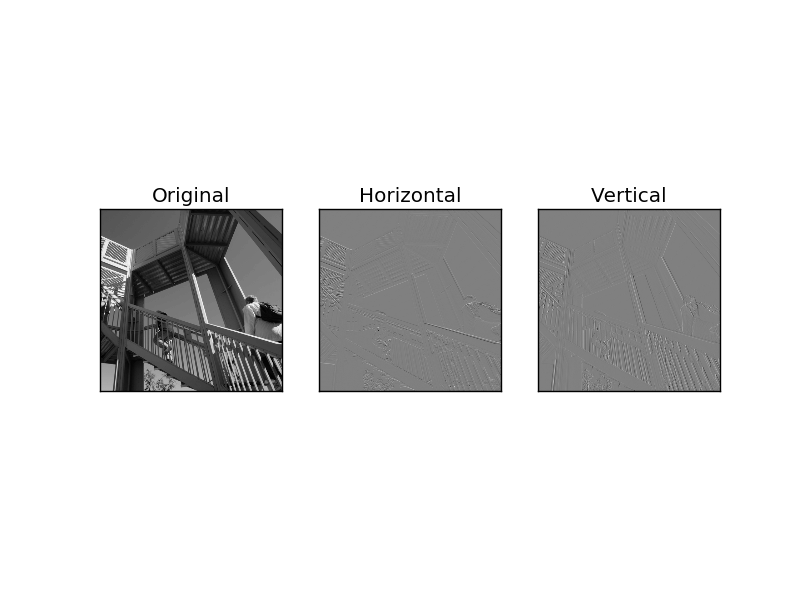
#> input picture Ascent_Convolution.png, 800 x 600 px
$ python -i Code.py   (imports and definitions only)
#> lines starting #> are read from the running program, lines starting #| are printed output that depends on the picture
#> further down, picture is the input picture: shape (600, 800); min 0, max 255, mean 224.1
import matplotlib.pyplot as plt
import scipy.signal as S
import numpy as N
from scipy import signal
from scipy import ndimage


def normalize(image):
    img_data = image.astype(N.float32)
    img_mean = N.mean(img_data)
    return img_data / img_mean


def convolution(image):
    fig = plt.figure()
    plt.set_cmap('gray')
    img1 = fig.add_subplot(1, 3, 1)
    img1.set_title("Original")
    img1.axes.get_xaxis().set_visible(False)
    img1.axes.get_yaxis().set_visible(False)
    image = normalize(image)
    img1.imshow(image)
    horizontal = S.convolve(image, [[1.], [-1.]])
    vertical = S.convolve(image, [[1., -1.]])
    img2 = fig.add_subplot(1, 3, 2)
    img2.set_title("Horizontal")
    img2.axes.get_xaxis().set_visible(False)
    img2.axes.get_yaxis().set_visible(False)
    img2.imshow(horizontal)
    img3 = fig.add_subplot(1, 3, 3)
    img3.set_title("Vertical")
    img3.axes.get_xaxis().set_visible(False)
    img3.axes.get_yaxis().set_visible(False)
    img3.imshow(vertical)
    plt.show()


def filter(image):
    fig = plt.figure()
    box = (1/18)*N.array([[2, 2, 2], [2, 2, 2], [2, 2, 2]])
    box = normalize(box)
    tent = (1/16)*N.array([[1, 2, 1], [2, 4, 2], [1, 2, 1]])
    laplacian = N.array([[-1, -1, -1], [-1, 9, -1], [-1, -1, -1]])
    sharpen = N.array([[-1, -2, -1], [-2, 13, -2], [-1, -2, -1]])
    img1 = fig.add_subplot(3, 4, 1)
    img1.imshow(image)
    img1.set_title("Original")
    img1.axes.get_xaxis().set_visible(False)
    img1.axes.get_yaxis().set_visible(False)
    img1.imshow(image)
    box_img = signal.convolve2d(image, box, mode='same', boundary='symm')
    img2 = fig.add_subplot(3, 4, 2)
    img2.set_title("5x5 Box")
    img2.axes.get_xaxis().set_visible(False)
    img2.axes.get_yaxis().set_visible(False)
    img2.imshow(box_img)
    tent_img = signal.convolve2d(image, tent, mode='same', boundary='symm')
    img3 = fig.add_subplot(3, 4, 3)
    img3.set_title("3x3 Box")
    img3.axes.get_xaxis().set_visible(False)
    img3.axes.get_yaxis().set_visible(False)
    img3.imshow(tent_img)
    lap_img = signal.convolve2d(image, laplacian, mode='same', boundary='symm')
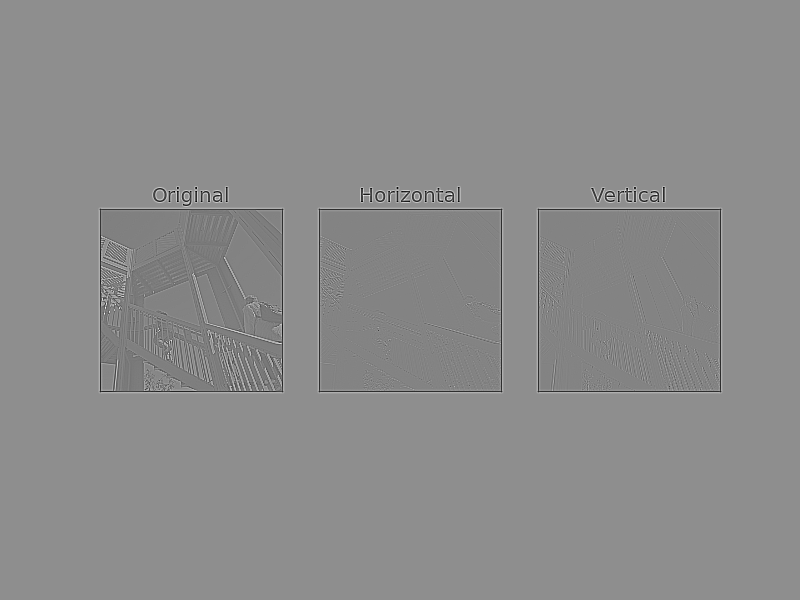
#> lap_img: shape (600, 800) int64; min -1482, max 1636, mean 224.1; drawn with min black and max white
    img4 = fig.add_subplot(3, 4, 4)
    img4.set_title("Laplacian")
    img4.axes.get_xaxis().set_visible(False)
    img4.axes.get_yaxis().set_visible(False)
    img4.imshow(lap_img)
    sharp_img = signal.convolve2d(image, sharpen, mode='same', boundary='symm')
    img5 = fig.add_subplot(3, 4, 5)
    img5.set_title("Sharpen")
    img5.axes.get_xaxis().set_visible(False)
    img5.axes.get_yaxis().set_visible(False)
    img5.imshow(sharp_img)
    gauss_fil = ndimage.gaussian_filter(image, 1)
    img6 = fig.add_subplot(3, 4, 6)
    img6.set_title("Gauss Filter:1")
    img6.axes.get_xaxis().set_visible(False)
    img6.axes.get_yaxis().set_visible(False)
    img6.imshow(gauss_fil)
    gauss_fil1 = ndimage.gaussian_filter(image, 7)
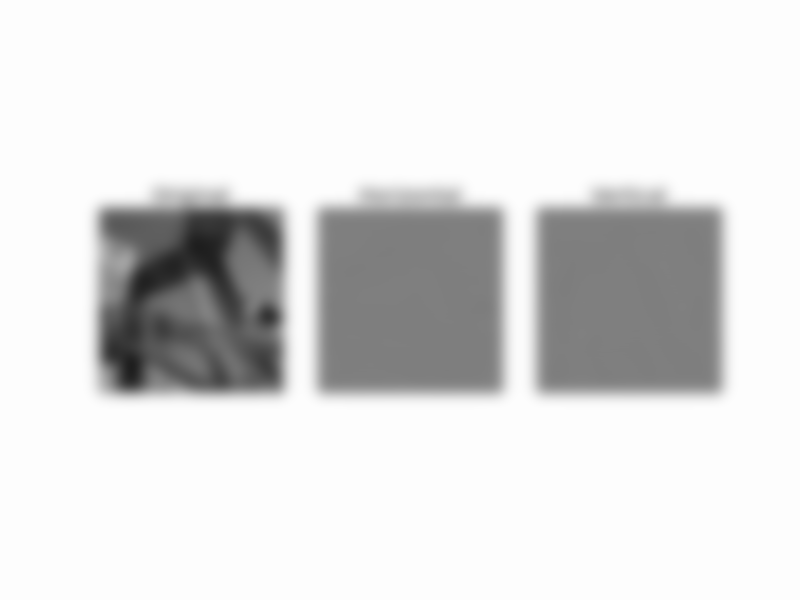
#> gauss_fil1: shape (600, 800); min 30, max 253, mean 222.3
    img7 = fig.add_subplot(3, 4, 7)
    img7.set_title("Gauss Filter:7")
    img7.axes.get_xaxis().set_visible(False)
    img7.axes.get_yaxis().set_visible(False)
    img7.imshow(gauss_fil1)
    med_fil = ndimage.median_filter(image, 4)
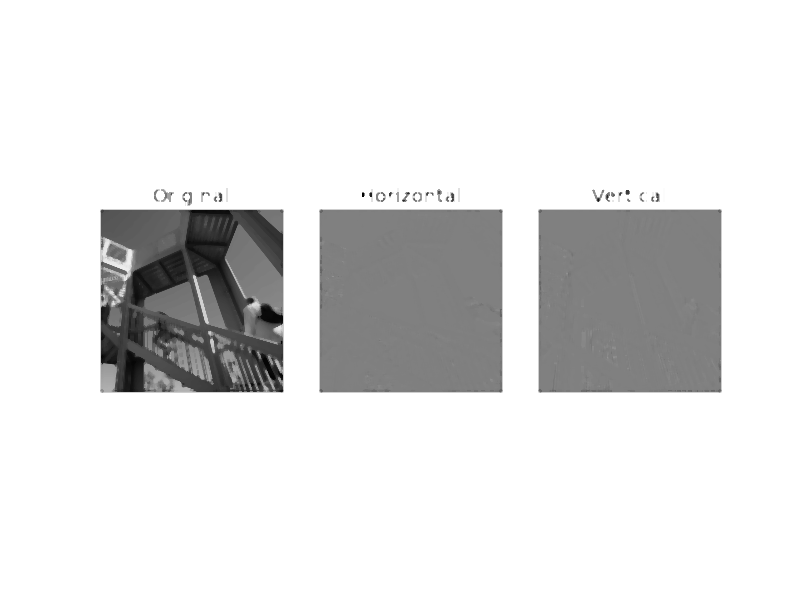
#> med_fil: shape (600, 800); min 2, max 255, mean 225.4
    img8 = fig.add_subplot(3, 4, 8)
    img8.set_title("Median Filter")
    img8.axes.get_xaxis().set_visible(False)
    img8.axes.get_yaxis().set_visible(False)
    img8.imshow(med_fil)
    lap_fil = ndimage.laplace(image)
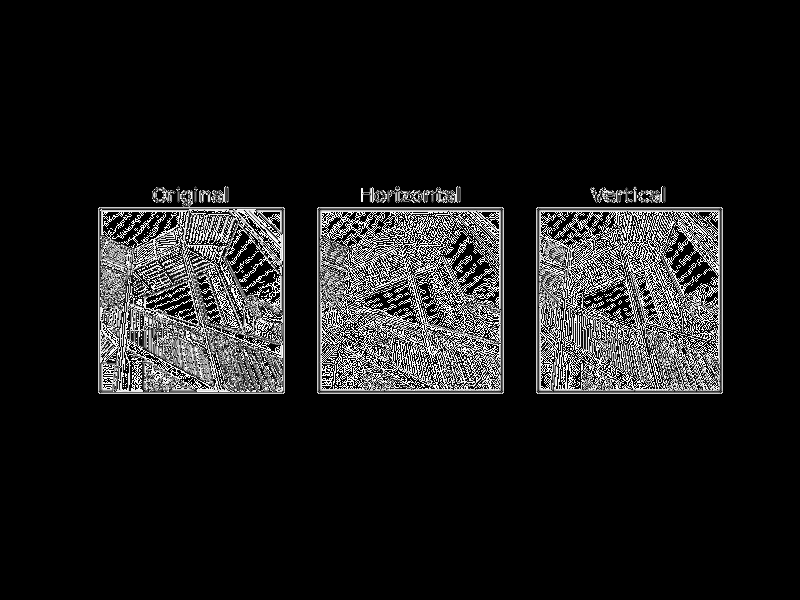
#> lap_fil: shape (600, 800); min 0, max 255, mean 26.4
    img9 = fig.add_subplot(3, 4, 9)
    img9.set_title("Laplace")
    img9.axes.get_xaxis().set_visible(False)
    img9.axes.get_yaxis().set_visible(False)
    img9.imshow(lap_fil)
    gauss_lap = ndimage.gaussian_laplace(image, 1)
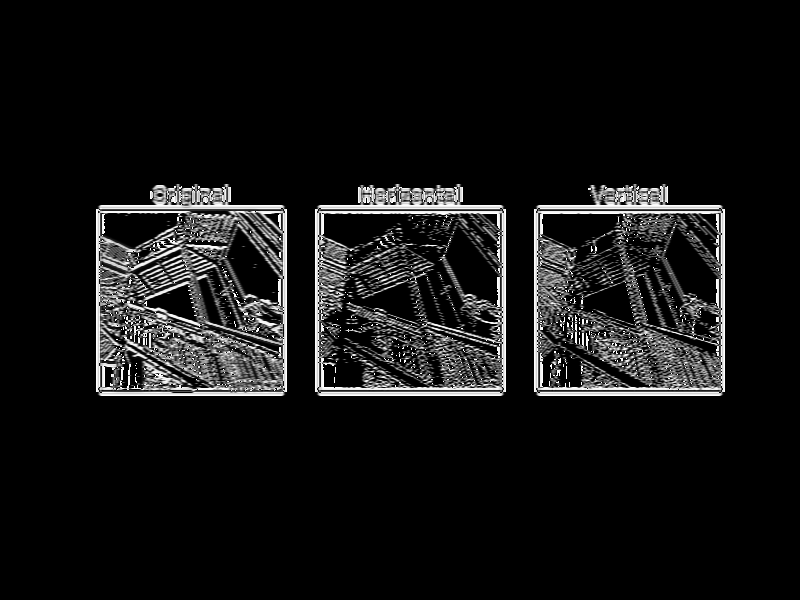
#> gauss_lap: shape (600, 800); min 0, max 255, mean 19.4
    img10 = fig.add_subplot(3, 4, 10)
    img10.set_title("Gauss Laplace:1")
    img10.axes.get_xaxis().set_visible(False)
    img10.axes.get_yaxis().set_visible(False)
    img10.imshow(gauss_lap)
    gauss_lap1 = ndimage.gaussian_laplace(image, 7)
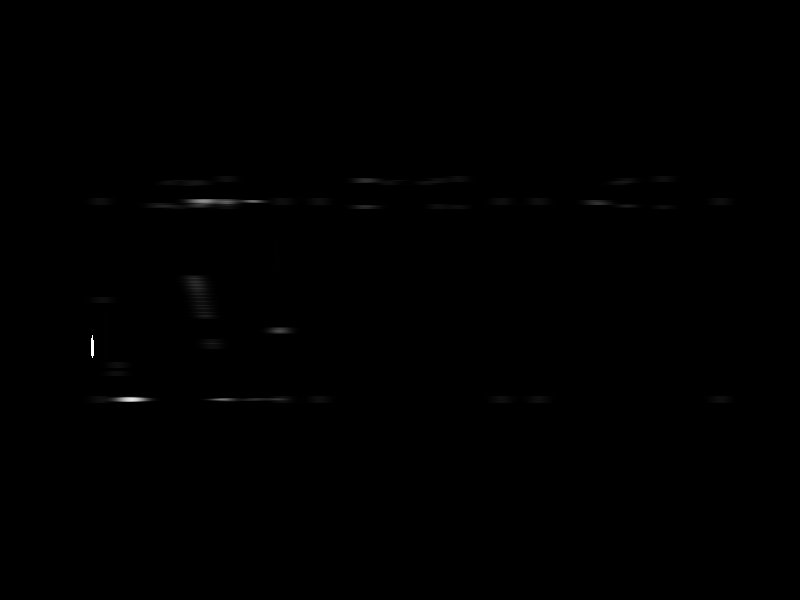
#> gauss_lap1: shape (600, 800); min 0, max 255, mean 0.3
    img11 = fig.add_subplot(3, 4, 11)
    img11.set_title("Gauss Laplace:7")
    img11.axes.get_xaxis().set_visible(False)
    img11.axes.get_yaxis().set_visible(False)
    img11.imshow(gauss_lap1)
    sobel = ndimage.sobel(image)
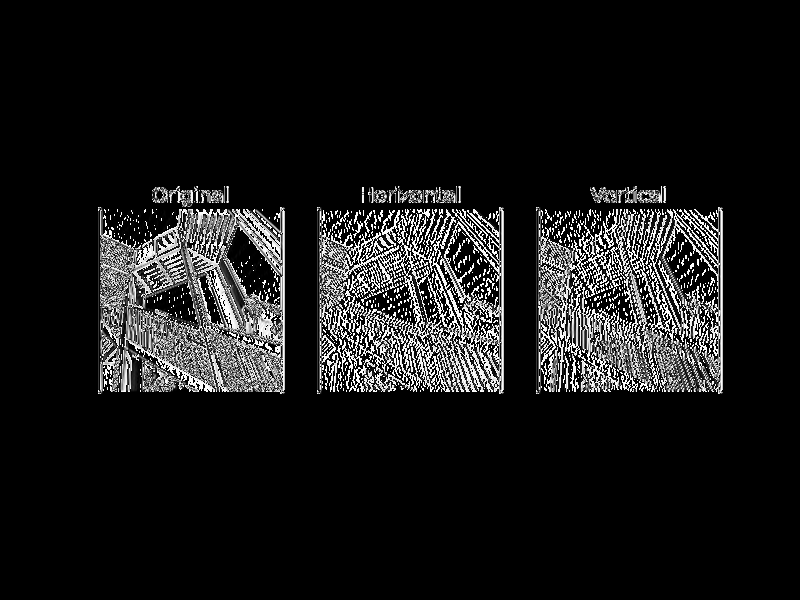
#> sobel: shape (600, 800); min 0, max 255, mean 24.1
    img12 = fig.add_subplot(3, 4, 12)
    img12.set_title("Sobel")
    img12.axes.get_xaxis().set_visible(False)
    img12.axes.get_yaxis().set_visible(False)
    img12.imshow(sobel)
    plt.show()

>>> import cv2
>>> picture = cv2.imread('Ascent_Convolution.png', cv2.IMREAD_GRAYSCALE)
>>> result = filter(picture)

$ run again, on Ascent_Filter.png
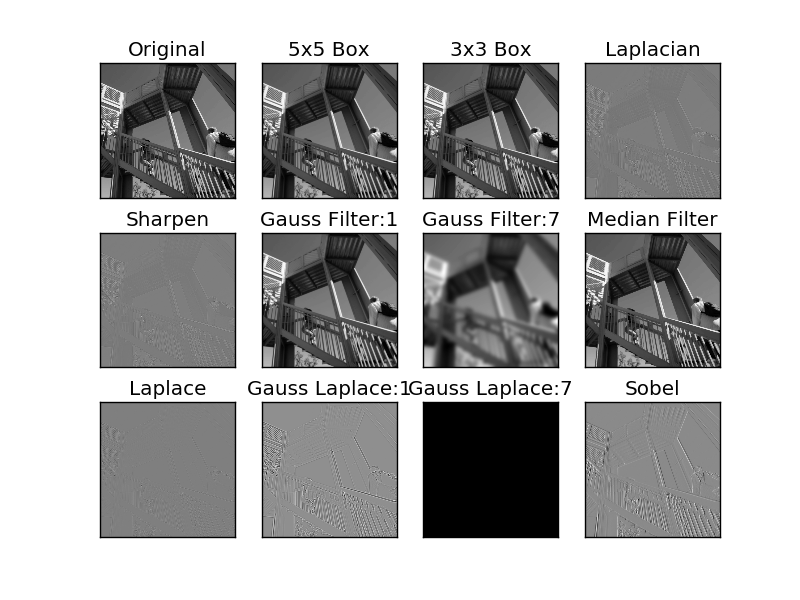
#> input picture Ascent_Filter.png, 800 x 600 px
#> picture is the input picture: shape (600, 800); min 0, max 255, mean 178.1
#> in filter, `lap_img = signal.convolve2d(image, laplacian, mode='same', boundary='s..`:
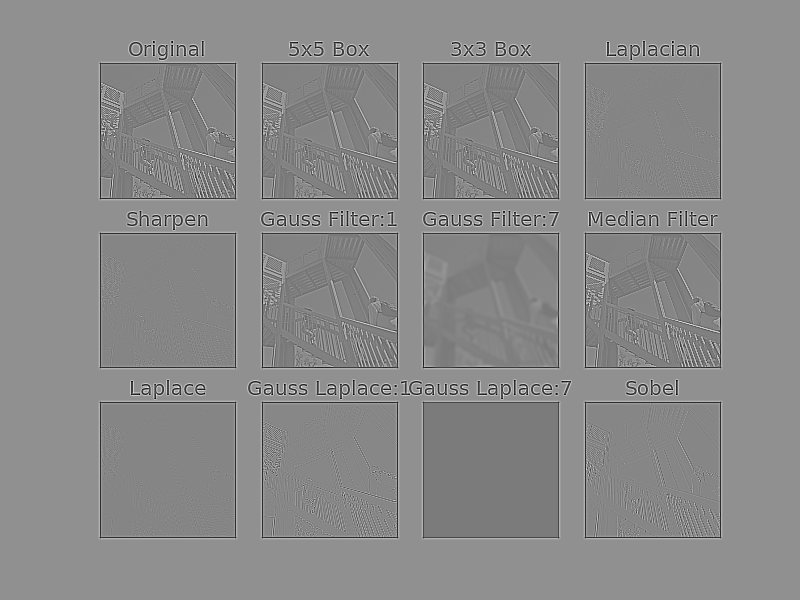
#> lap_img: shape (600, 800) int64; min -1482, max 1586, mean 178.1; drawn with min black and max white
#> in filter, `sobel = ndimage.sobel(image)`:
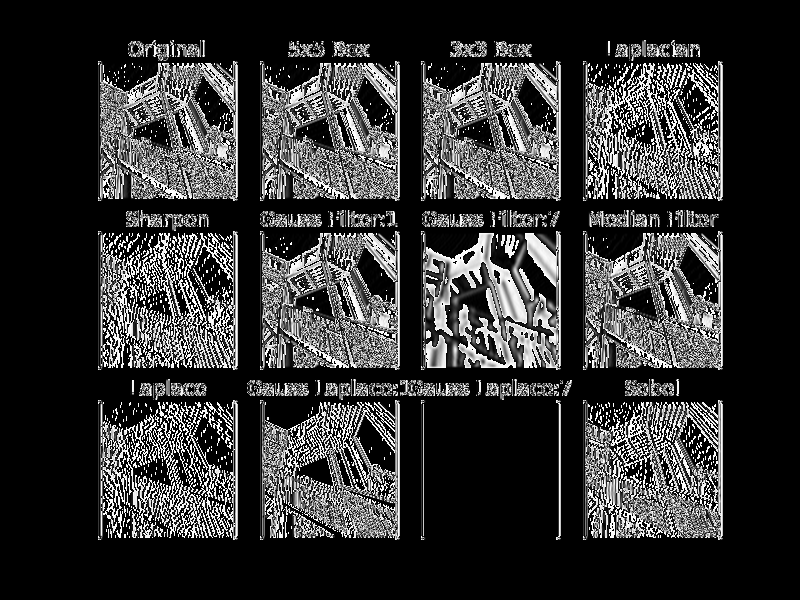
#> sobel: shape (600, 800); min 0, max 255, mean 51.4
